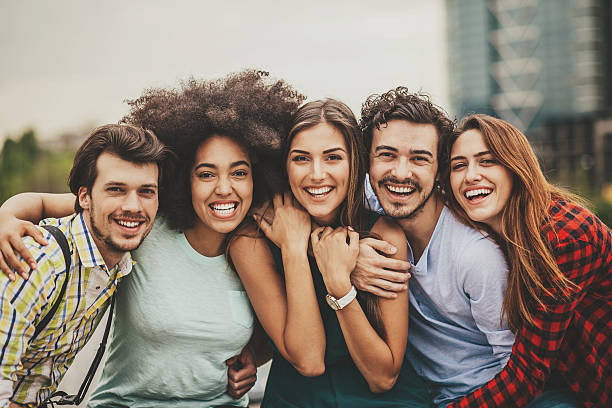
#> input picture images/people.jpg, 612 x 408 px, found by its file name
$ jupyter execute 'OpenCV Face Detection.ipynb'   (shell and % lines are left out)
#> lines starting #> are read from the running program, lines starting #| are printed output that depends on the picture; after the words box and inside, x2 and y2 are one past the last pixel; in counts of white or black regions, pixels touching at a corner belong together
# OpenCV Face Detection Tutorial

### What are Cascade Classifiers?

Cascade Classifiers are a form of ensemble learning systems. Such systems use a collection of a large number of simple classifiers in a cascade. This leads to accurate yet computationally efficient detection systems.

### What are Haar feature-based Cascade Classifiers?

Haar features are named after Haar wavelets in mathematics. The are patterns in the pixel values of an image such as edges, lines and neighbors that are used with a windowing technique to extract features from an image. Since the features could be different, a collection of specialized but simple pattern classifiers are used in a cascade to perform the feature detection.

### References:

1. Rapid Object Detection using a Boosted Cascade of Simple Features [pdf](http://wearables.cc.gatech.edu/paper_of_week/viola01rapid.pdf)
 [_This is the original paper by Prof. Viola and Prof. Jones_]
2. An Analysis of the Viola-Jones Face Detection Algorithm [pdf](http://www.ipol.im/pub/art/2014/104/article.pdf)
3. A review on Face Detection and study of Viola Jones method [pdf](http://www.ijcttjournal.org/2015/Volume25/number-1/IJCTT-V25P110.pdf)
4. Explaining AdaBoost [pdf](http://rob.schapire.net/papers/explaining-adaboost.pdf)
5. Face detection using Haar Cascades [Tutorial link](http://docs.opencv.org/trunk/d7/d8b/tutorial_py_face_detection.html)

## Sample Code

First we do the usual initializations ...

[cell 1]
# import libraries
import numpy as np
import cv2
import matplotlib.pyplot as plt
import time

# Load Cascade Files

[cell 2]
# Create the haar cascade
#cascPath = 'haar_files/haarcascade_frontalface_alt.xml'
cascPath = 'haar_files/haarcascade_frontalface_default.xml'
faceCascade = cv2.CascadeClassifier(cascPath)
print(faceCascade)

[cell 3]
# Read the image and show before running face detection
img = cv2.imread('images/people.jpg')
#> img is the input picture: shape (408, 612, 3); mean B, G, R 118, 130.3, 144.4
plt.imshow(cv2.cvtColor(img, cv2.COLOR_BGR2RGB))

[cell 4]
# method to detect faces and show
def detect_faces_show(fpath, cascade_file_path):
    # read image
#> called with fpath = 'images/people.jpg'
    img = cv2.imread(fpath)
    # convert to gray scale
    gray = cv2.cvtColor(img, cv2.COLOR_BGR2RGB)

    # use faceCascade object to get face coordinates from gray scale image
    fCascade = cv2.CascadeClassifier(cascade_file_path)
    faces = fCascade.detectMultiScale(
        gray,
        scaleFactor=1.2,
        minNeighbors=5,
        minSize=(30, 30),
        flags = cv2.CASCADE_SCALE_IMAGE
    )
#> faces = [[437, 136, 72, 72], [278, 127, 81, 81], [183, 143, 80, 80], [87, 159, 85, 85], [357, 123, 90, 90]]
    # length of faces which includes x, y, width, height values for each detected face
    print("Found %d faces!" % len(faces))
#| Found 5 faces!

    # Draw a rectangle around the faces
    for (x, y, w, h) in faces:
        # use rectangle method to draw rectangle
        cv2.rectangle(img, (x, y), (x+w, y+h), (0, 255, 0), 4)
#> this loop made 5 passes
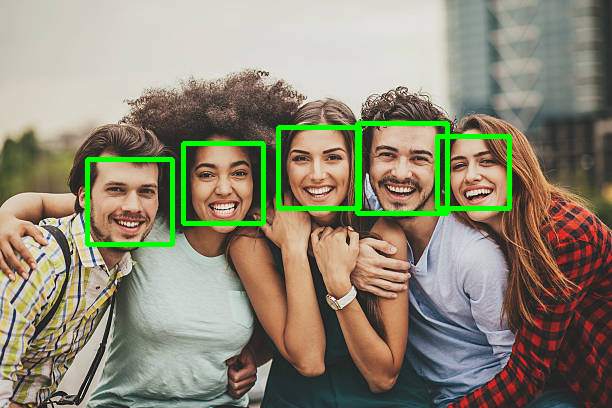
#> img: shape (408, 612, 3); 3.11% of pixels changed, all inside (x1, y1, x2, y2) = (85, 121, 512, 247)
    plt.imshow(cv2.cvtColor(img, cv2.COLOR_BGR2RGB))

[cell 5]
# run method
image_path = 'images/people.jpg'

#cascPath = 'haar_files/haarcascade_frontalface_alt.xml'
cascPath = 'haar_files/haarcascade_frontalface_default.xml'

detect_faces_show(image_path, cascPath)


$ run again, with images/ceo.jpg copied over images/people.jpg
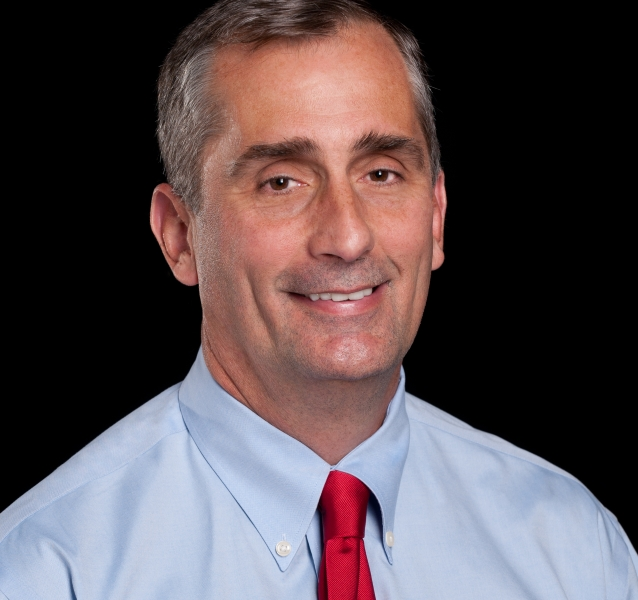
#> input picture images/ceo.jpg, 638 x 600 px, found by its file name
#> img is the input picture: shape (600, 638, 3); mean B, G, R 81.5, 77.6, 90.3
#> faces = [[180, 49, 310, 310]]
#| Found 1 faces!
#> the loop in detect_faces_show, `for (x, y, w, h) in faces:` made 1 pass
#> after the loop in detect_faces_show, `for (x, y, w, h) in faces:`:
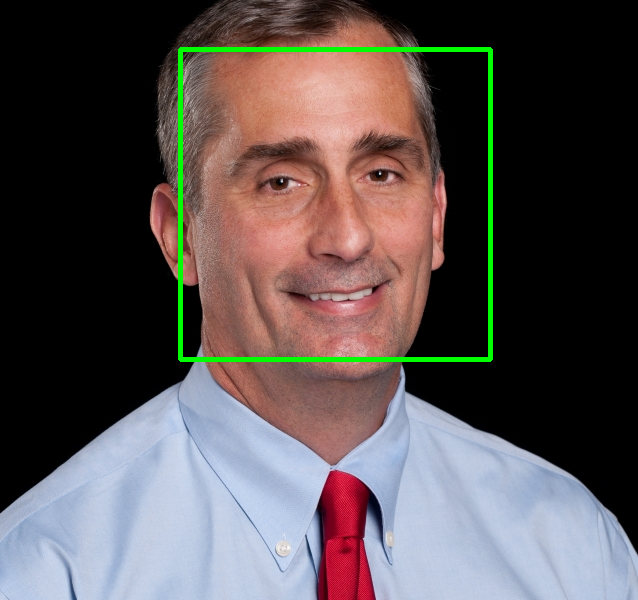
#> img: shape (600, 638, 3); 1.62% of pixels changed, all inside (x1, y1, x2, y2) = (178, 47, 493, 362)
